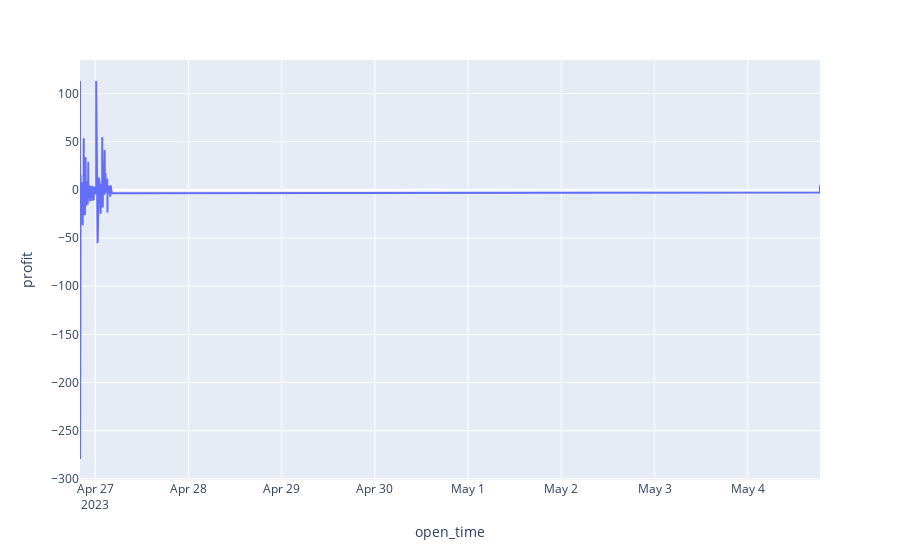

The cell this chart's notebook holds for it:
### Code cell
px.line(trades, x="open_time", y="profit")

### Figure 1 — Plotly figure (JSON) as saved in the notebook; plotly's stock layout.template omitted (floating-point values rounded to 4 significant figures; data arrays with more than 128 entries replaced by an {"elided": "..."} marker saying what was removed)
{"data": [{"hovertemplate": "open_time=%{x}<br>profit=%{y}<extra></extra>", "legendgroup": "", "line": {"color": "#636efa", "dash": "solid"}, "marker": {"symbol": "circle"}, "mode": "lines", "name": "", "orientation": "v", "showlegend": false, "type": "scatter", "x": {"elided": "217 str values"}, "xaxis": "x", "y": {"elided": "217 float values"}, "yaxis": "y"}], "layout": {"legend": {"tracegroupgap": 0}, "margin": {"t": 60}, "xaxis": {"anchor": "y", "domain": [0, 1], "title": {"text": "open_time"}}, "yaxis": {"anchor": "x", "domain": [0, 1], "title": {"text": "profit"}}}}
